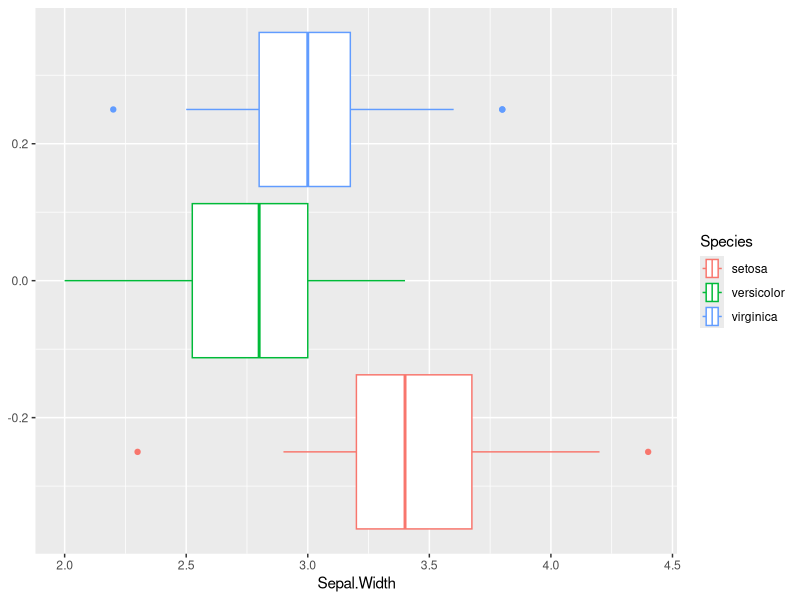

This chart was generated by the following R code: (Note: this script raises an error after producing the figure.)
## ---- chunk 1
knitr::opts_chunk$set(echo = TRUE, collapse = T)
library(tidyverse)
comma <- function(x) format(x, digits = 2, big.mark = ",")

smaller <- diamonds %>% 
  filter(carat <= 2.5)
## ---- chunk 2
mtcars %>% 
  group_by(cyl) %>% 
  summarize(n = n(), mean = mean(mpg))
## ---- chunk 3
my_data <- iris 
#  filter(Species != "virginica")
## ---- chunk 4
my_plot <- my_data %>%
  ggplot(aes(Sepal.Width, col = Species)) +
  geom_boxplot()
## ---- chunk 5
my_plot
## ---- chunk 6
ggplot(diamonds, aes_string(params$x_axis, params$y_axis)) + geom_point()
